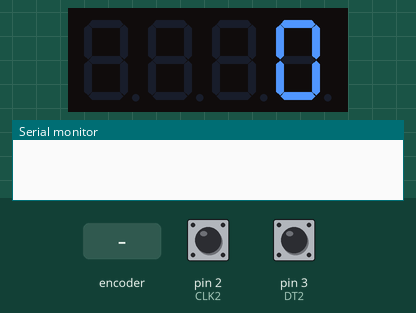
Simulated run of this sketch. Board: Arduino Uno, built with avr-gcc and run on an emulated ATmega328P. Shown: 4-digit seven-segment display, the last lines printed to the serial monitor. The test bench sets the inputs (shaded band); at power-on: pin 2 (CLK2) HIGH, pin 3 (DT2) HIGH.

Above: at 2.2 s.
2.3 s: rotary encoder on pin 2 (CLK2) / pin 3 (DT2) turned 3 steps (first pin leading)
At 3.1 s:
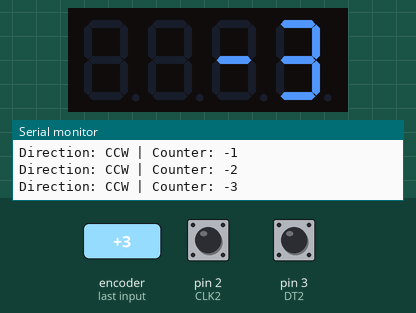
4.4 s: rotary encoder on pin 2 (CLK2) / pin 3 (DT2) turned 1 step (first pin leading)
At 5.6 s:
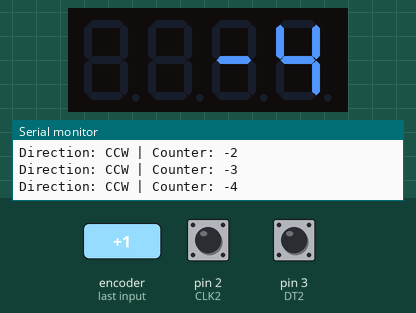
6.1 s: rotary encoder on pin 2 (CLK2) / pin 3 (DT2) turned 1 step (first pin leading)
At 7.0 s:
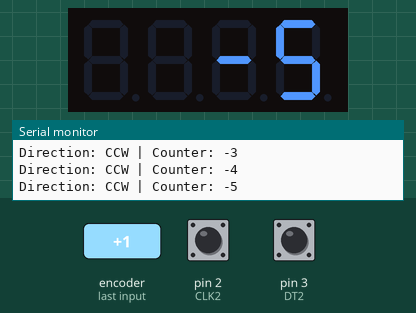
Timing chart, 0 to 9.1 s (numbered marks = the images above; inputs shaded):
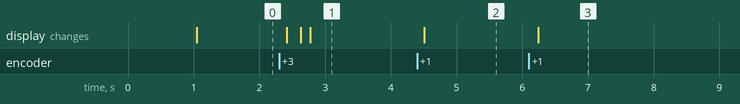

The sketch:

Day.19.ino
```cpp
//included library
//

#include <TM1637Display.h>

//------------------------------------------------------------------------------


//pin veriable
//

// Define Rotary Encoder Inputs
#define CLK2 2
#define DT2 3
#define SW2 4

// Define the 7 segment display connections pins:
#define CLK 6
#define DIO 5

//------------------------------------------------------------------------------


//defined veriable
//

int counter = 0;
int currentStateCLK;
int lastStateCLK;
String currentDir ="";

// Create display object of type TM1637Display:
TM1637Display display = TM1637Display(CLK, DIO);

//------------------------------------------------------------------------------


//defined arrays
//

// Create array that turns all segments on:
const uint8_t data[] = {0xff, 0xff, 0xff, 0xff};

// Create array that turns all segments off:
const uint8_t blank[] = {0x00, 0x00, 0x00, 0x00};

// Create array that set the individual segments per digit to symbols:
const uint8_t done[] = {
  SEG_B | SEG_C | SEG_D | SEG_E | SEG_G,           // d
  SEG_A | SEG_B | SEG_C | SEG_D | SEG_E | SEG_F,   // O
  SEG_C | SEG_E | SEG_G,                           // n
  SEG_A | SEG_D | SEG_E | SEG_F | SEG_G            // E
};

//------------------------------------------------------------------------------


//defined functions
//

void updateEncoder(){
  // Read the current state of CLK
  currentStateCLK = digitalRead(CLK2);

// If last and current state of CLK are different, then pulse occurred
// React to only 1 state change to avoid double count
  if (currentStateCLK != lastStateCLK  && currentStateCLK == 1){
     // If the DT state is different than the CLK state then
    // the encoder is rotating CCW so decrement
    if (digitalRead(DT2) != currentStateCLK) {
      counter --;
      currentDir ="CCW";
    } else {
      // Encoder is rotating CW so increment
      counter ++;
      currentDir ="CW";
    }

    Serial.print("Direction: ");
    Serial.print(currentDir);
    Serial.print(" | Counter: ");
    Serial.println(counter);
  }

  // Remember last CLK state
  lastStateCLK = currentStateCLK;
}

//------------------------------------------------------------------------------


//inital sketch setup
//

void setup() {
// Start serial monitor
  Serial.begin(9600);

// Read the initial state of CLK
  lastStateCLK = digitalRead(CLK2);

// Set encoder pins as inputs
  pinMode(CLK2,INPUT);
  pinMode(DT2,INPUT);

// Clear the display:
  display.clear();
  delay(1000);
  display.setBrightness(7);

// Call updateEncoder() when any high/low changed seen
// on interrupt 0 (pin 2), or interrupt 1 (pin 3}
  attachInterrupt(0, updateEncoder, CHANGE);
  attachInterrupt(1, updateEncoder, CHANGE);

}

//------------------------------------------------------------------------------


//main sketch loop
//

void loop() {

  display.showNumberDec(counter);
  delay(50);

  if(counter == 50) {
    display.setSegments(data);
    delay(3000);
    display.clear();
    counter += 5;
  }

 if(counter == 75) {
    display.setSegments(data);
    delay(3000);
    display.clear();
    counter += 5;
  }

  if(counter == 100) {
    display.setSegments(done);
    delay(1000000);
  }

// End of main sketch / loop delay
  delay(1);

}

//------------------------------------------------------------------------------
//------------------------------------------------------------------------------
```

Measured:
- after the input at 2.3 s, the display: first changes after 0.11 s (image 1 shows a later state)
- after the input at 4.4 s, the display: changes after 0.11 s (image 2)
- after the input at 6.1 s, the display: changes after 0.14 s (image 3)
